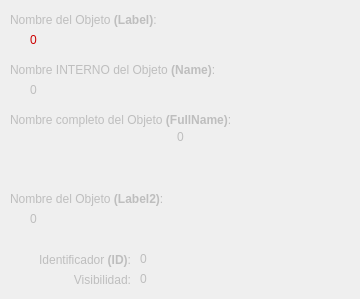
   <widget class="QWidget" name="tabDatos">
    <property name="enabled">
     <bool>false</bool>
    </property>
    <attribute name="title">
     <string>Datos</string>
    </attribute>
    <widget class="QLabel" name="label_45">
     <property name="geometry">
      <rect>
       <x>10</x>
       <y>10</y>
       <width>231</width>
       <height>20</height>
      </rect>
     </property>
     <property name="text">
      <string>&lt;html&gt;&lt;head/&gt;&lt;body&gt;&lt;p&gt;Nombre del Objeto &lt;span style=&quot; font-weight:600;&quot;&gt;(Label)&lt;/span&gt;:&lt;/p&gt;&lt;/body&gt;&lt;/html&gt;</string>
     </property>
     <property name="textFormat">
      <enum>Qt::RichText</enum>
     </property>
     <property name="alignment">
      <set>Qt::AlignLeading|Qt::AlignLeft|Qt::AlignVCenter</set>
     </property>
    </widget>
    <widget class="QLabel" name="datoLabel">
     <property name="geometry">
      <rect>
       <x>30</x>
       <y>30</y>
       <width>311</width>
       <height>20</height>
      </rect>
     </property>
     <property name="text">
      <string>&lt;html&gt;&lt;head/&gt;&lt;body&gt;&lt;p&gt;&lt;span style=&quot; color:#cc0000;&quot;&gt;0&lt;/span&gt;&lt;/p&gt;&lt;/body&gt;&lt;/html&gt;</string>
     </property>
    </widget>
    <widget class="QLabel" name="label_46">
     <property name="geometry">
      <rect>
       <x>10</x>
       <y>60</y>
       <width>301</width>
       <height>20</height>
      </rect>
     </property>
     <property name="text">
      <string>&lt;html&gt;&lt;head/&gt;&lt;body&gt;&lt;p&gt;Nombre INTERNO del Objeto &lt;span style=&quot; font-weight:600;&quot;&gt;(Name)&lt;/span&gt;:&lt;/p&gt;&lt;/body&gt;&lt;/html&gt;</string>
     </property>
     <property name="textFormat">
      <enum>Qt::RichText</enum>
     </property>
     <property name="alignment">
      <set>Qt::AlignLeading|Qt::AlignLeft|Qt::AlignVCenter</set>
     </property>
    </widget>
    <widget class="QLabel" name="datoName">
     <property name="geometry">
      <rect>
       <x>30</x>
       <y>80</y>
       <width>311</width>
       <height>20</height>
      </rect>
     </property>
     <property name="text">
      <string>0</string>
     </property>
    </widget>
    <widget class="QLabel" name="label_47">
     <property name="geometry">
      <rect>
       <x>10</x>
       <y>250</y>
       <width>121</width>
       <height>20</height>
      </rect>
     </property>
     <property name="text">
      <string>&lt;html&gt;&lt;head/&gt;&lt;body&gt;&lt;p align=&quot;right&quot;&gt;Identificador &lt;span style=&quot; font-weight:600;&quot;&gt;(ID)&lt;/span&gt;:&lt;/p&gt;&lt;/body&gt;&lt;/html&gt;</string>
     </property>
     <property name="textFormat">
      <enum>Qt::RichText</enum>
     </property>
     <property name="alignment">
      <set>Qt::AlignLeading|Qt::AlignLeft|Qt::AlignVCenter</set>
     </property>
    </widget>
    <widget class="QLabel" name="datoId">
     <property name="geometry">
      <rect>
       <x>140</x>
       <y>249</y>
       <width>211</width>
       <height>20</height>
      </rect>
     </property>
     <property name="text">
      <string>0</string>
     </property>
    </widget>
    <widget class="QLabel" name="visibilidad">
     <property name="geometry">
      <rect>
       <x>140</x>
       <y>269</y>
       <width>211</width>
       <height>20</height>
      </rect>
     </property>
     <property name="text">
      <string>0</string>
     </property>
    </widget>
    <widget class="QLabel" name="label_48">
     <property name="geometry">
      <rect>
       <x>10</x>
       <y>270</y>
       <width>121</width>
       <height>20</height>
      </rect>
     </property>
     <property name="text">
      <string>&lt;html&gt;&lt;head/&gt;&lt;body&gt;&lt;p align=&quot;right&quot;&gt;Visibilidad:&lt;/p&gt;&lt;/body&gt;&lt;/html&gt;</string>
     </property>
     <property name="textFormat">
      <enum>Qt::RichText</enum>
     </property>
     <property name="alignment">
      <set>Qt::AlignLeading|Qt::AlignLeft|Qt::AlignVCenter</set>
     </property>
    </widget>
    <widget class="QLabel" name="label_49">
     <property name="geometry">
      <rect>
       <x>10</x>
       <y>110</y>
       <width>301</width>
       <height>20</height>
      </rect>
     </property>
     <property name="text">
      <string>&lt;html&gt;&lt;head/&gt;&lt;body&gt;&lt;p&gt;Nombre completo del Objeto &lt;span style=&quot; font-weight:600;&quot;&gt;(FullName)&lt;/span&gt;:&lt;/p&gt;&lt;/body&gt;&lt;/html&gt;</string>
     </property>
     <property name="textFormat">
      <enum>Qt::RichText</enum>
     </property>
     <property name="alignment">
      <set>Qt::AlignLeading|Qt::AlignLeft|Qt::AlignVCenter</set>
     </property>
    </widget>
    <widget class="QLabel" name="datoFullName">
     <property name="geometry">
      <rect>
       <x>10</x>
       <y>130</y>
       <width>341</width>
       <height>51</height>
      </rect>
     </property>
     <property name="text">
      <string>&lt;html&gt;&lt;head/&gt;&lt;body&gt;&lt;p&gt;0&lt;/p&gt;&lt;/body&gt;&lt;/html&gt;</string>
     </property>
     <property name="alignment">
      <set>Qt::AlignHCenter|Qt::AlignTop</set>
     </property>
     <property name="wordWrap">
      <bool>true</bool>
     </property>
    </widget>
    <widget class="QLabel" name="label_50">
     <property name="geometry">
      <rect>
       <x>10</x>
       <y>189</y>
       <width>231</width>
       <height>20</height>
      </rect>
     </property>
     <property name="text">
      <string>&lt;html&gt;&lt;head/&gt;&lt;body&gt;&lt;p&gt;Nombre del Objeto &lt;span style=&quot; font-weight:600;&quot;&gt;(Label2)&lt;/span&gt;:&lt;/p&gt;&lt;/body&gt;&lt;/html&gt;</string>
     </property>
     <property name="textFormat">
      <enum>Qt::RichText</enum>
     </property>
     <property name="alignment">
      <set>Qt::AlignLeading|Qt::AlignLeft|Qt::AlignVCenter</set>
     </property>
    </widget>
    <widget class="QLabel" name="datoLabel2">
     <property name="geometry">
      <rect>
       <x>30</x>
       <y>209</y>
       <width>311</width>
       <height>20</height>
      </rect>
     </property>
     <property name="text">
      <string>0</string>
     </property>
    </widget>
   </widget>
